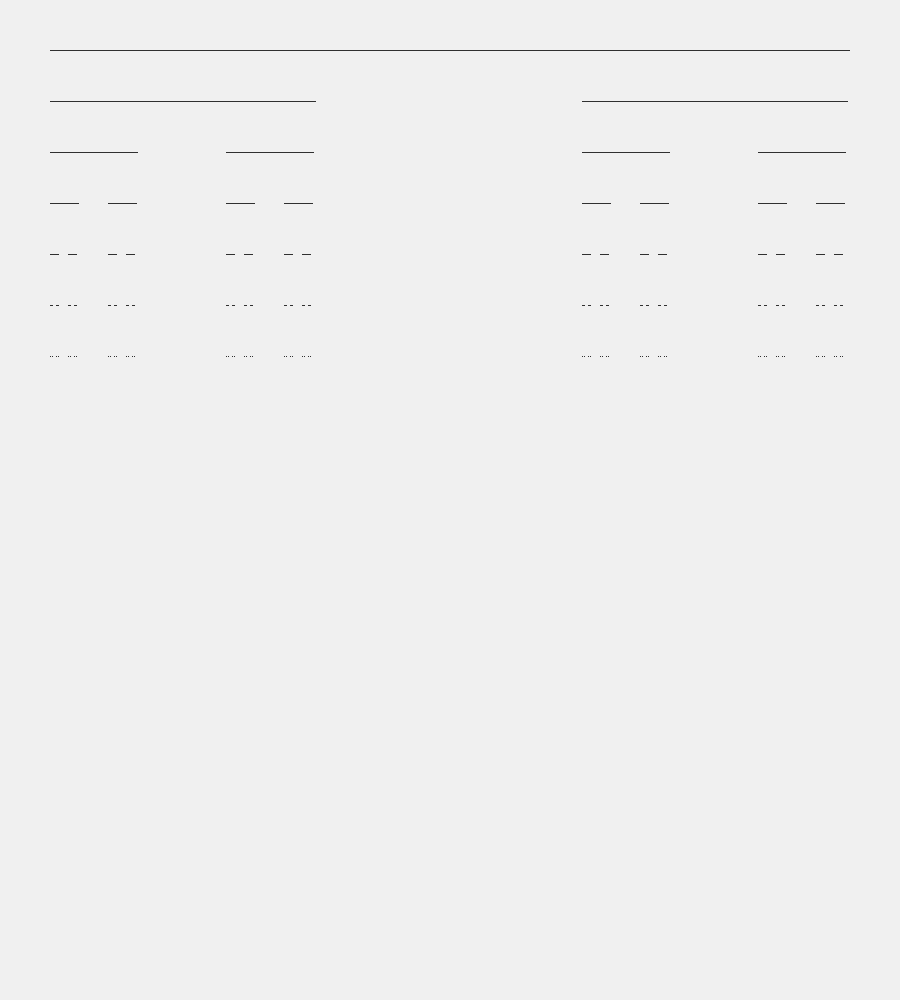
Frame 1 (no input)
Frame 2 (the mouse pressed at the canvas centre, redrawn once): identical to frame 1, image omitted

The Processing sketch that drew this single still picture (run headless with seeded random() and noise(); the mouse was pressed at the canvas centre and the sketch redrawn once):

// Processing sketch: processing_178264
// ── processing_178264.pde

int spacing;
int _h;
int _w;

void setup() {  //setup function called initially, only once
    size(900, 1000);
    background(240);  //set background white
    fill(48);
    colorMode(HSB);   //set colors to Hue, Saturation, Brightness mode
    spacing = 50;
    _h = 100;
    _w = width-100;
    noLoop();
    noStroke();
}

void cantor(int x, int y, int len, int s, int h) {
    if(len > 0) {
      h = 1;  
      s = 50;
      rect(x,y,len, h);
        y += h+s;
        len /= 3;
        
        
        cantor(x,       y, len, s, h);
        cantor(x+len*2, y, len, s, h);
    }
    if(len <= 0)
      return;
}

void draw() {  //draw function loops 
    cantor(50,50,_w,spacing, _h);   
}
